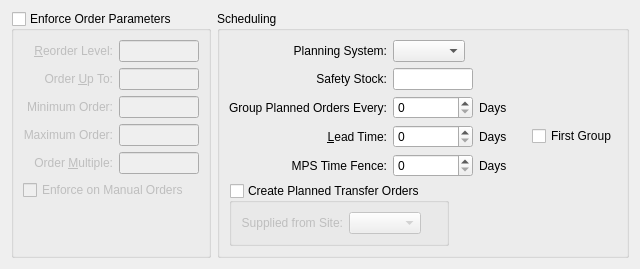
     <widget class="QWidget" name="_planningTab">
      <attribute name="title">
       <string>&amp;Planning</string>
      </attribute>
      <layout class="QGridLayout" name="gridLayout_20">
       <item row="0" column="0">
        <widget class="QGroupBox" name="_useParameters">
         <property name="enabled">
          <bool>true</bool>
         </property>
         <property name="focusPolicy">
          <enum>Qt::TabFocus</enum>
         </property>
         <property name="title">
          <string>Enforce Order Parameters</string>
         </property>
         <property name="checkable">
          <bool>true</bool>
         </property>
         <property name="checked">
          <bool>false</bool>
         </property>
         <layout class="QGridLayout" name="gridLayout_8">
          <item row="0" column="0">
           <layout class="QVBoxLayout" name="verticalLayout_3">
            <item>
             <layout class="QVBoxLayout" name="verticalLayout_2">
              <item>
               <layout class="QGridLayout">
                <item row="0" column="0">
                 <widget class="QLabel" name="_reorderLevelLit">
                  <property name="text">
                   <string>&amp;Reorder Level:</string>
                  </property>
                  <property name="alignment">
                   <set>Qt::AlignRight|Qt::AlignTrailing|Qt::AlignVCenter</set>
                  </property>
                  <property name="buddy">
                   <cstring>_reorderLevel</cstring>
                  </property>
                 </widget>
                </item>
                <item row="3" column="1">
                 <widget class="XLineEdit" name="_maximumOrder">
                  <property name="maximumSize">
                   <size>
                    <width>80</width>
                    <height>32767</height>
                   </size>
                  </property>
                  <property name="alignment">
                   <set>Qt::AlignRight</set>
                  </property>
                 </widget>
                </item>
                <item row="3" column="0">
                 <widget class="QLabel" name="_maximumOrderLit">
                  <property name="text">
                   <string>Maximum Order:</string>
                  </property>
                  <property name="alignment">
                   <set>Qt::AlignRight|Qt::AlignTrailing|Qt::AlignVCenter</set>
                  </property>
                  <property name="buddy">
                   <cstring>_maximumOrder</cstring>
                  </property>
                 </widget>
                </item>
                <item row="1" column="1">
                 <widget class="XLineEdit" name="_orderUpToQty">
                  <property name="maximumSize">
                   <size>
                    <width>80</width>
                    <height>32767</height>
                   </size>
                  </property>
                  <property name="alignment">
                   <set>Qt::AlignRight</set>
                  </property>
                 </widget>
                </item>
                <item row="2" column="0">
                 <widget class="QLabel" name="_minimumOrderLit">
                  <property name="text">
                   <string>Minimum Order:</string>
                  </property>
                  <property name="alignment">
                   <set>Qt::AlignRight|Qt::AlignTrailing|Qt::AlignVCenter</set>
                  </property>
                  <property name="buddy">
                   <cstring>_minimumOrder</cstring>
                  </property>
                 </widget>
                </item>
                <item row="4" column="0">
                 <widget class="QLabel" name="_orderMultipleLit">
                  <property name="text">
                   <string>Order &amp;Multiple:</string>
                  </property>
                  <property name="alignment">
                   <set>Qt::AlignRight|Qt::AlignTrailing|Qt::AlignVCenter</set>
                  </property>
                  <property name="buddy">
                   <cstring>_orderMultiple</cstring>
                  </property>
                 </widget>
                </item>
                <item row="2" column="1">
                 <widget class="XLineEdit" name="_minimumOrder">
                  <property name="maximumSize">
                   <size>
                    <width>80</width>
                    <height>32767</height>
                   </size>
                  </property>
                  <property name="alignment">
                   <set>Qt::AlignRight</set>
                  </property>
                 </widget>
                </item>
                <item row="4" column="1">
                 <widget class="XLineEdit" name="_orderMultiple">
                  <property name="maximumSize">
                   <size>
                    <width>80</width>
                    <height>32767</height>
                   </size>
                  </property>
                  <property name="alignment">
                   <set>Qt::AlignRight</set>
                  </property>
                 </widget>
                </item>
                <item row="0" column="1">
                 <widget class="XLineEdit" name="_reorderLevel">
                  <property name="maximumSize">
                   <size>
                    <width>80</width>
                    <height>32767</height>
                   </size>
                  </property>
                  <property name="alignment">
                   <set>Qt::AlignRight</set>
                  </property>
                 </widget>
                </item>
                <item row="1" column="0">
                 <widget class="QLabel" name="_orderUpToQtyLit">
                  <property name="text">
                   <string>Order &amp;Up To:</string>
                  </property>
                  <property name="alignment">
                   <set>Qt::AlignRight|Qt::AlignTrailing|Qt::AlignVCenter</set>
                  </property>
                  <property name="buddy">
                   <cstring>_orderUpToQty</cstring>
                  </property>
                 </widget>
                </item>
                <item row="2" column="2">
                 <spacer>
                  <property name="orientation">
                   <enum>Qt::Horizontal</enum>
                  </property>
                  <property name="sizeType">
                   <enum>QSizePolicy::Expanding</enum>
                  </property>
                  <property name="sizeHint" stdset="0">
                   <size>
                    <width>0</width>
                    <height>20</height>
                   </size>
                  </property>
                 </spacer>
                </item>
               </layout>
              </item>
              <item>
               <widget class="QCheckBox" name="_useParametersOnManual">
                <property name="text">
                 <string>Enforce on Manual Orders</string>
                </property>
               </widget>
              </item>
             </layout>
            </item>
            <item>
             <spacer name="verticalSpacer">
              <property name="orientation">
               <enum>Qt::Vertical</enum>
              </property>
              <property name="sizeHint" stdset="0">
               <size>
                <width>20</width>
                <height>0</height>
               </size>
              </property>
             </spacer>
            </item>
           </layout>
          </item>
         </layout>
        </widget>
       </item>
       <item row="0" column="1">
        <widget class="QGroupBox" name="groupBox">
         <property name="sizePolicy">
          <sizepolicy hsizetype="Preferred" vsizetype="Preferred">
           <horstretch>1</horstretch>
           <verstretch>0</verstretch>
          </sizepolicy>
         </property>
         <property name="title">
          <string>Scheduling</string>
         </property>
         <layout class="QGridLayout" name="gridLayout_3">
          <item row="0" column="0">
           <layout class="QVBoxLayout" name="verticalLayout_4">
            <item>
             <layout class="QGridLayout" name="gridLayout">
              <item row="0" column="0">
               <widget class="QLabel" name="_planningTypeLit">
                <property name="text">
                 <string>Planning System:</string>
                </property>
                <property name="alignment">
                 <set>Qt::AlignRight|Qt::AlignTrailing|Qt::AlignVCenter</set>
                </property>
               </widget>
              </item>
              <item row="0" column="1" colspan="4">
               <layout class="QHBoxLayout" name="horizontalLayout">
                <item>
                 <widget class="XComboBox" name="_planningType"/>
                </item>
                <item>
                 <spacer>
                  <property name="orientation">
                   <enum>Qt::Horizontal</enum>
                  </property>
                  <property name="sizeHint" stdset="0">
                   <size>
                    <width>0</width>
                    <height>20</height>
                   </size>
                  </property>
                 </spacer>
                </item>
               </layout>
              </item>
              <item row="2" column="0">
               <widget class="QLabel" name="_orderGroupLit">
                <property name="text">
                 <string>Group Planned Orders Every:</string>
                </property>
                <property name="alignment">
                 <set>Qt::AlignRight|Qt::AlignTrailing|Qt::AlignVCenter</set>
                </property>
               </widget>
              </item>
              <item row="2" column="1">
               <widget class="QSpinBox" name="_orderGroup">
                <property name="minimum">
                 <number>0</number>
                </property>
                <property name="maximum">
                 <number>999</number>
                </property>
                <property name="value">
                 <number>0</number>
                </property>
               </widget>
              </item>
              <item row="2" column="2" colspan="3">
               <widget class="QLabel" name="_orderGroupDaysLit">
                <property name="text">
                 <string>Days</string>
                </property>
               </widget>
              </item>
              <item row="3" column="0">
               <widget class="QLabel" name="_leadTimeLit">
                <property name="text">
                 <string>&amp;Lead Time:</string>
                </property>
                <property name="alignment">
                 <set>Qt::AlignRight|Qt::AlignTrailing|Qt::AlignVCenter</set>
                </property>
                <property name="buddy">
                 <cstring>_leadTime</cstring>
                </property>
               </widget>
              </item>
              <item row="3" column="1">
               <widget class="QSpinBox" name="_leadTime">
                <property name="minimum">
                 <number>0</number>
                </property>
                <property name="maximum">
                 <number>999</number>
                </property>
               </widget>
              </item>
              <item row="3" column="2">
               <widget class="QLabel" name="_days2Lit">
                <property name="text">
                 <string>Days</string>
                </property>
               </widget>
              </item>
              <item row="3" column="3">
               <spacer name="horizontalSpacer_3">
                <property name="orientation">
                 <enum>Qt::Horizontal</enum>
                </property>
                <property name="sizeType">
                 <enum>QSizePolicy::Fixed</enum>
                </property>
                <property name="sizeHint" stdset="0">
                 <size>
                  <width>13</width>
                  <height>14</height>
                 </size>
                </property>
               </spacer>
              </item>
              <item row="3" column="4">
               <widget class="QCheckBox" name="_orderGroupFirst">
                <property name="sizePolicy">
                 <sizepolicy hsizetype="Expanding" vsizetype="Fixed">
                  <horstretch>0</horstretch>
                  <verstretch>0</verstretch>
                 </sizepolicy>
                </property>
                <property name="text">
                 <string>First Group</string>
                </property>
               </widget>
              </item>
              <item row="4" column="0">
               <widget class="QLabel" name="_mpsTimeFenceLit">
                <property name="text">
                 <string>MPS Time Fence:</string>
                </property>
                <property name="alignment">
                 <set>Qt::AlignRight|Qt::AlignTrailing|Qt::AlignVCenter</set>
                </property>
               </widget>
              </item>
              <item row="4" column="1">
               <widget class="QSpinBox" name="_mpsTimeFence">
                <property name="minimum">
                 <number>0</number>
                </property>
                <property name="maximum">
                 <number>999</number>
                </property>
                <property name="value">
                 <number>0</number>
                </property>
               </widget>
              </item>
              <item row="4" column="2" colspan="3">
               <widget class="QLabel" name="_mpsTimeFenceDaysLit">
                <property name="text">
                 <string>Days</string>
                </property>
               </widget>
              </item>
              <item row="5" column="0" colspan="5">
               <layout class="QHBoxLayout" name="horizontalLayout_7">
                <item>
                 <widget class="QGroupBox" name="_createPlannedTransfers">
                  <property name="title">
                   <string>Create Planned Transfer Orders</string>
                  </property>
                  <property name="checkable">
                   <bool>true</bool>
                  </property>
                  <property name="checked">
                   <bool>false</bool>
                  </property>
                  <layout class="QGridLayout" name="gridLayout_2">
                   <item row="0" column="0">
                    <widget class="QLabel" name="_suppliedFromSiteLit">
                     <property name="text">
                      <string>Supplied from Site:</string>
                     </property>
                     <property name="alignment">
                      <set>Qt::AlignRight|Qt::AlignTrailing|Qt::AlignVCenter</set>
                     </property>
                    </widget>
                   </item>
                   <item row="0" column="1">
                    <layout class="QHBoxLayout" name="horizontalLayout_2">
                     <item>
                      <widget class="WComboBox" name="_suppliedFromSite">
                       <property name="type">
                        <enum>WComboBox::NonTransit</enum>
                       </property>
                      </widget>
                     </item>
                     <item>
                      <spacer name="horizontalSpacer">
                       <property name="orientation">
                        <enum>Qt::Horizontal</enum>
                       </property>
                       <property name="sizeHint" stdset="0">
                        <size>
                         <width>0</width>
                         <height>17</height>
                        </size>
                       </property>
                      </spacer>
                     </item>
                    </layout>
                   </item>
                  </layout>
                 </widget>
                </item>
                <item>
                 <spacer name="horizontalSpacer_6">
                  <property name="orientation">
                   <enum>Qt::Horizontal</enum>
                  </property>
                  <property name="sizeHint" stdset="0">
                   <size>
                    <width>40</width>
                    <height>20</height>
                   </size>
                  </property>
                 </spacer>
                </item>
               </layout>
              </item>
              <item row="1" column="0">
               <widget class="QLabel" name="_safetyStockLit">
                <property name="text">
                 <string>Safety Stock:</string>
                </property>
                <property name="alignment">
                 <set>Qt::AlignRight|Qt::AlignTrailing|Qt::AlignVCenter</set>
                </property>
               </widget>
              </item>
              <item row="1" column="1">
               <widget class="XLineEdit" name="_safetyStock">
                <property name="sizePolicy">
                 <sizepolicy hsizetype="Preferred" vsizetype="Fixed">
                  <horstretch>0</horstretch>
                  <verstretch>0</verstretch>
                 </sizepolicy>
                </property>
                <property name="maximumSize">
                 <size>
                  <width>80</width>
                  <height>32767</height>
                 </size>
                </property>
                <property name="alignment">
                 <set>Qt::AlignRight</set>
                </property>
               </widget>
              </item>
             </layout>
            </item>
            <item>
             <spacer name="verticalSpacer_2">
              <property name="orientation">
               <enum>Qt::Vertical</enum>
              </property>
              <property name="sizeHint" stdset="0">
               <size>
                <width>20</width>
                <height>0</height>
               </size>
              </property>
             </spacer>
            </item>
           </layout>
          </item>
         </layout>
        </widget>
       </item>
      </layout>
     </widget>
